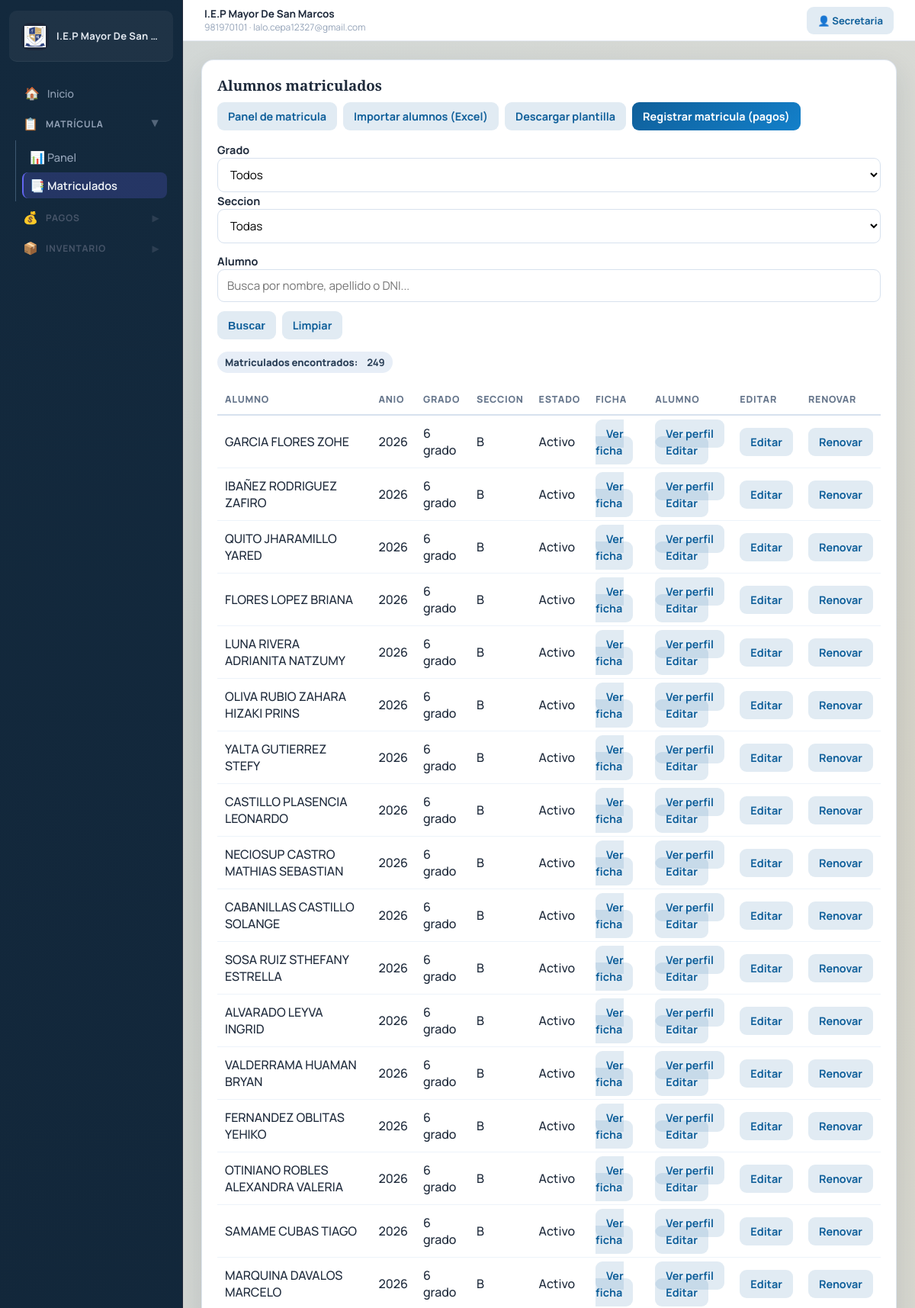
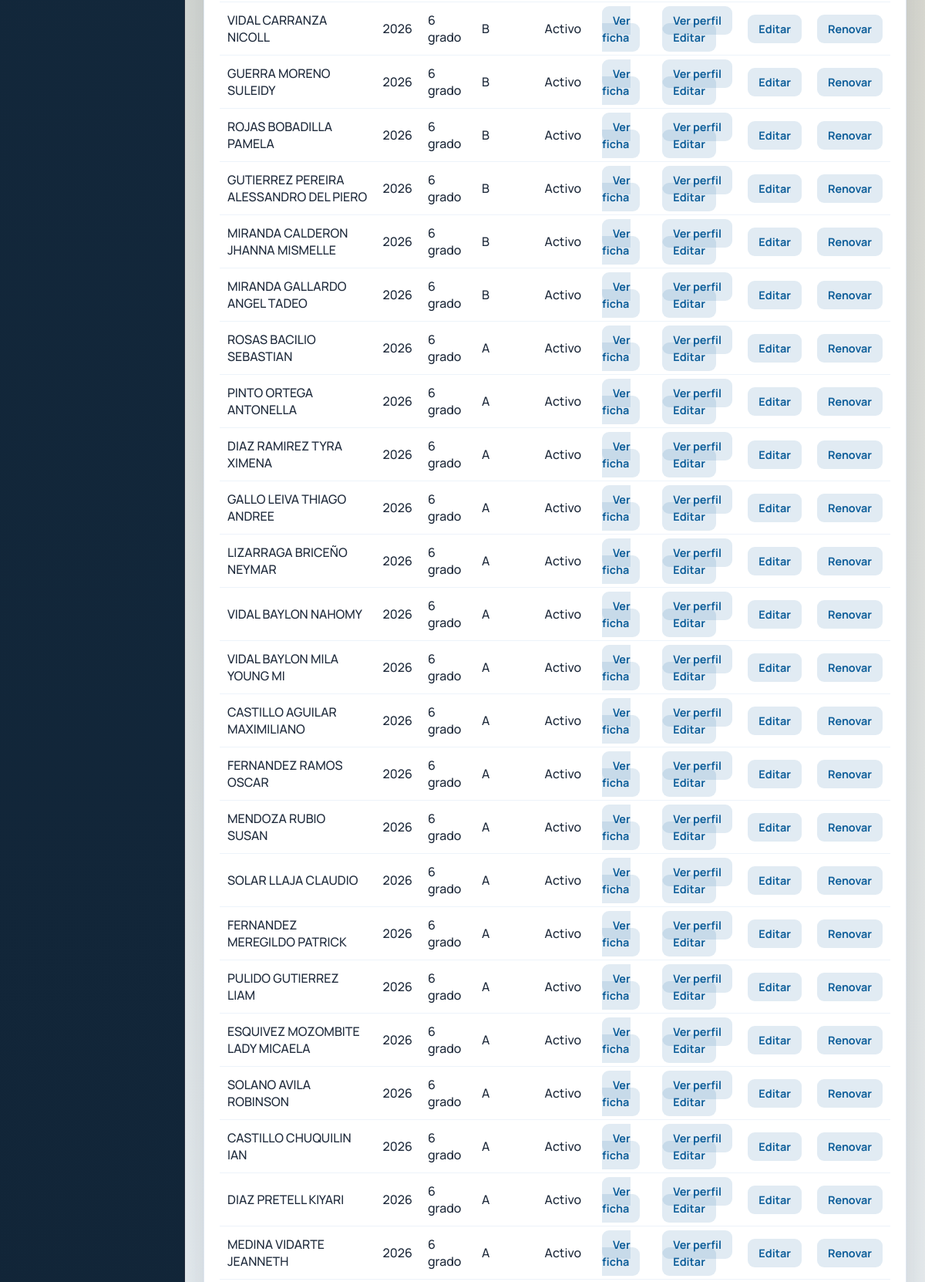
The page /enrollments/ (signed in, upper part) on the database its author committed (2 pictures, top to bottom).
### schools/models.py (models this page shows, shortened)
class School(models.Model):
    name = models.CharField(max_length=255)
    logo = models.FileField(upload_to='school_logos/', blank=True, null=True)
    address = models.TextField()
    phone = models.CharField(max_length=20)
    email = models.EmailField()
    ruc = models.CharField(max_length=11, blank=True, null=True, verbose_name="RUC")
    pension_price = models.DecimalField(max_digits=10, decimal_places=2, default=200.00, verbose_name="Costo de Pension")
    enrollment_price = models.DecimalField(max_digits=10, decimal_places=2, default=300.00, verbose_name="Costo de Matricula")
    supplies_price = models.DecimalField(max_digits=10, decimal_places=2, default=50.00, verbose_name="Costo de Material Escolar")
    created_at = models.DateTimeField(auto_now_add=True)

### accounts/models.py (models this page shows, shortened)
class User(AbstractUser):
    ROLE_CHOICES = (
        ('admin', 'Administrador'),
        ('director', 'Director'),
        ('teacher', 'Docente'),
        ('secretary', 'Secretaria'),
        ('parent', 'Padre'),
    )
    role = models.CharField(max_length=20, choices=ROLE_CHOICES)
    phone = models.CharField(max_length=15, blank=True, null=True)
    profile_picture = models.ImageField(upload_to='profile_pics/', blank=True, null=True, verbose_name='Foto de Perfil')
    teaching_grade = models.ForeignKey(
        'academic.Grade',
        on_delete=models.SET_NULL,
        blank=True,
        null=True,
        related_name='teachers',
    )
    teaching_section = models.ForeignKey(
        'academic.Section',
        on_delete=models.SET_NULL,
        blank=True,
        null=True,
        related_name='teachers_by_section',
    )
    is_polyteacher = models.BooleanField(default=False, verbose_name='Es polidocente')
    poly_course = models.ForeignKey(
        'academic.Course',
        on_delete=models.SET_NULL,
        blank=True,
        null=True,
        related_name='poly_teachers_assigned',
        verbose_name='Curso de polidocencia',
    )
    teaching_courses = models.ManyToManyField(
        'academic.Course',
        blank=True,
        related_name='poly_teachers',
        verbose_name='Cursos que ensena (polidocente) - MULTIPLES',
    )
    teaching_grades = models.ManyToManyField(
        'academic.Grade',
        blank=True,
        related_name='poly_teachers_grades',
        verbose_name='Grados que ensena (polidocente)',
    )
    teaching_sections = models.ManyToManyField(
        'academic.Section',
        blank=True,
        related_name='poly_teachers_sections',
        verbose_name='Secciones que ensena (polidocente)',
    )

### enrollment/models.py (models this page shows, shortened)
class Enrollment(models.Model):
    STATUS = (
        ('active', 'Activo'),
        ('retired', 'Retirado'),
        ('transferred', 'Trasladado'),
        ('finished', 'Finalizado'),
    )
    student = models.ForeignKey(Student, on_delete=models.CASCADE)
    academic_year = models.ForeignKey(AcademicYear, on_delete=models.CASCADE)
    section = models.ForeignKey(Section, on_delete=models.CASCADE)
    status = models.CharField(max_length=20, choices=STATUS, default='active')
    enrolled_at = models.DateTimeField(auto_now_add=True)

### students/models.py (models this page shows)
class Student(models.Model):
    dni = models.CharField(max_length=8, unique=True)
    first_name = models.CharField(max_length=150)
    last_name = models.CharField(max_length=150)
    birth_date = models.DateField(null=True, blank=True)
    address = models.TextField(blank=True, default='')
    parent_name = models.CharField(max_length=150, blank=True, default='')
    parent_phone = models.CharField(max_length=15, blank=True, default='')
    father_name = models.CharField(max_length=150, blank=True, default='')
    mother_name = models.CharField(max_length=150, blank=True, default='')
    father_phone = models.CharField(max_length=15, blank=True, default='')
    mother_phone = models.CharField(max_length=15, blank=True, default='')
    def __str__(self):
        return f"{self.first_name} {self.last_name}"

### academic/models.py (models this page shows, shortened)
class AcademicYear(models.Model):
    school = models.ForeignKey(School, on_delete=models.CASCADE)
    year = models.IntegerField()
    is_active = models.BooleanField(default=True)

class Section(models.Model):
    name = models.CharField(max_length=10)
    grade = models.ForeignKey(Grade, on_delete=models.CASCADE)
    tutor_teacher = models.ForeignKey(
        'accounts.User',
        on_delete=models.SET_NULL,
        blank=True,
        null=True,
        related_name='tutor_sections',
        limit_choices_to={'role': 'teacher'},
        verbose_name='Tutora de aula',
    )
    class Meta:
        ordering = ('grade__name', 'name')
        unique_together = ('grade', 'name')

class Grade(models.Model):
    name = models.CharField(max_length=50)
    class Meta:
        ordering = ('name',)
    def __str__(self):
        return self.name

### enrollment/views.py (the view)
# urls.py: path('', enrollment_list, name='enrollment_list'),
@role_required('admin', 'director', 'secretary')
def enrollment_list(request):
    enrollments = Enrollment.objects.select_related(
        'student',
        'section__grade',
        'academic_year'
    )
    q = (request.GET.get('q') or '').strip()
    grade_id = request.GET.get('grade')
    section_id = request.GET.get('section')
    if grade_id and str(grade_id).isdigit():
        enrollments = enrollments.filter(section__grade_id=int(grade_id))
    if section_id and str(section_id).isdigit():
        enrollments = enrollments.filter(section_id=int(section_id))
    if q:
        enrollments = enrollments.filter(
            Q(student__first_name__icontains=q)
            | Q(student__last_name__icontains=q)
            | Q(student__dni__icontains=q)
        )
    enrollments = enrollments.order_by('-enrolled_at')
    filtered_total = enrollments.count()
    grades = Grade.objects.all().order_by('name')
    sections = Section.objects.select_related('grade').order_by('grade__name', 'name')
    if grade_id and str(grade_id).isdigit():
        sections = sections.filter(grade_id=int(grade_id))
    return render(request, 'enrollment/enrollment_list.html', {
        'enrollments': enrollments,
        'grades': grades,
        'sections': sections,
        'selected_grade': int(grade_id) if grade_id and str(grade_id).isdigit() else None,
        'selected_section': int(section_id) if section_id and str(section_id).isdigit() else None,
        'q': q,
        'filtered_total': filtered_total,
    })

### enrollment/templates/enrollment/enrollment_list.html (shortened to what this page needs)
{% extends 'base.html' %}
{% block content %}
<section class="card">
    <div class="section-head">
        <h1>Alumnos matriculados</h1>
        <div class="action-row">
            <a href="{% url 'enrollment_dashboard' %}" class="btn btn-subtle">Panel de matricula</a>
            <a href="{% url 'enrollment_import_students' %}" class="btn btn-subtle">Importar alumnos (Excel)</a>
            <a href="{% url 'enrollment_import_template' %}" class="btn btn-subtle">Descargar plantilla</a>
            <a href="{% url 'payment_create' %}" class="btn btn-primary">Registrar matricula (pagos)</a>
        </div>
    </div>
    <form method="get" class="form-grid" style="margin-bottom: 16px;">
        <div class="grid-2">
            <div class="field">
                <label>Grado</label>
                <select name="grade">
                    <option value="">Todos</option>
                </select>
            </div>
            <div class="field">
                <label>Seccion</label>
                <select name="section">
                    <option value="">Todas</option>
                </select>
            </div>
        </div>
        <div class="grid-2">
            <div class="field">
                <label>Alumno</label>
                <input type="text" name="q" placeholder="Busca por nombre, apellido o DNI..." value="{{ q|default:'' }}">
            </div>
        </div>
        <div class="action-row">
            <button type="submit" class="btn btn-subtle">Buscar</button>
            <a href="{% url 'enrollment_list' %}" class="btn btn-subtle">Limpiar</a>
        </div>
    </form>
    <div class="action-row" style="margin-bottom: 14px; align-items: center;">
        <span class="status-pill">
            Matriculados encontrados: <strong style="margin-left: 6px;">{{ filtered_total }}</strong>
        </span>
    </div>
    <div class="table-wrap">
        <table>
            <thead>
                <tr>
                    <th>Alumno</th>
                    <th>Anio</th>
                    <th>Grado</th>
                    <th>Seccion</th>
                    <th>Estado</th>
                    <th>Ficha</th>
                    <th>Alumno</th>
                    <th>Editar</th>
                    <th>Renovar</th>
                </tr>
            </thead>
            <tbody>
                {% for e in enrollments %}
                    <tr>
                        <td>{{ e.student }}</td>
                        <td>{{ e.academic_year.year }}</td>
                        <td>{{ e.section.grade }}</td>
                        <td>{{ e.section.name }}</td>
                        <td>{{ e.get_status_display }}</td>
                        <td>
                            <a href="{% url 'enrollment_detail' e.id %}" class="btn btn-subtle">Ver ficha</a>
                        </td>
                        <td>
                            <a href="{% url 'student_profile' e.student.id %}" class="btn btn-subtle">Ver perfil</a>
                            <a href="{% url 'student_edit' e.student.id %}?next={{ request.get_full_path|urlencode }}" class="btn btn-subtle">Editar</a>
                        </td>
                        <td>
                            <a href="{% url 'enrollment_edit' e.id %}" class="btn btn-subtle">Editar</a>
                        </td>
                        <td>
                            <a href="{% url 'enrollment_renew' e.id %}" class="btn btn-subtle">Renovar</a>
                        </td>
                    </tr>
                {% empty %}
                    <tr>
                        <td colspan="{% if request.user.role != 'secretary' %}10{% else %}9{% endif %}">No hay matriculas registradas.</td>
                    </tr>
                {% endfor %}
            </tbody>
        </table>
    </div>
</section>
{% endblock %}

### accounts/templates/base.html (shortened to what this page needs)
{% load static %}
<!DOCTYPE html>
<html lang="es">
<head>
    <link rel="stylesheet" href="{% static 'accounts/site.css' %}?v=20260222-6">
</head>
<body data-url-name="{{ request.resolver_match.url_name }}">
    {% if request.user.is_authenticated %}
    <div class="app-shell">
        <aside class="sidebar" id="sidebar">
            <a class="brand" href="{% url 'dashboard' %}">
                <span class="brand-media">
                    {% if system_school and system_school.logo %}
                        <img class="brand-logo" src="{{ system_school.logo.url }}" alt="Logo">
                    {% else %}
                        <span class="brand-mark">GE</span>
                    {% endif %}
                </span>
                <span class="brand-text">{{ system_school.name|default:"Gestión Escolar" }}</span>
            </a>
            <nav class="side-menu">
                {% if request.user.role == 'teacher' and not request.user.is_superuser %}
                    <a href="{% url 'teacher_dashboard' %}" {% if request.resolver_match.url_name == 'teacher_dashboard' %}class="active"{% endif %}>
                        <span class="nav-icon">🏠</span> Inicio
                    </a>
                {% elif request.user.role == 'secretary' and not request.user.is_superuser %}
                    <a href="{% url 'secretary_dashboard' %}" {% if request.resolver_match.url_name == 'secretary_dashboard' %}class="active"{% endif %}>
                        <span class="nav-icon">🏠</span> Inicio
                    </a>
                {% else %}
                    <a href="{% url 'dashboard' %}" {% if request.resolver_match.url_name == 'dashboard' %}class="active"{% endif %}>
                        <span class="nav-icon">🏠</span> Inicio
                    </a>
                {% endif %}
                {% if request.user.role == 'admin' or request.user.role == 'director' or request.user.role == 'secretary' or request.user.is_superuser %}
                <details class="menu-group" data-urls="enrollment_dashboard enrollment_list enrollment_detail enrollment_renew enrollment_history">
                    <summary>
                        <span class="nav-icon">📋</span> Matrícula
                        <span class="chevron">▶</span>
                    </summary>
                    <div class="menu-links">
                        <a href="{% url 'enrollment_dashboard' %}" {% if request.resolver_match.url_name == 'enrollment_dashboard' %}class="active"{% endif %}>
                            <span class="nav-icon">📊</span> Panel
                        </a>
                        <a href="{% url 'enrollment_list' %}" {% if request.resolver_match.url_name == 'enrollment_list' %}class="active"{% endif %}>
                            <span class="nav-icon">📑</span> Matriculados
                        </a>
                    </div>
                </details>
                {% endif %}
                {% if request.user.role == 'admin' or request.user.role == 'director' or request.user.role == 'secretary' or request.user.role == 'parent' or request.user.is_superuser %}
                <details class="menu-group" data-urls="account_status payment_history finance_dashboard payment_create debtors_report monthly_report cash_report secretary_dashboard">
                    <summary>
                        <span class="nav-icon">💰</span> Pagos
                        <span class="chevron">▶</span>
                    </summary>
                </details>
                {% endif %}
                {% if request.user.role == 'admin' or request.user.role == 'director' or request.user.role == 'secretary' or request.user.is_superuser %}
                <details class="menu-group" data-urls="inventory_list product_create product_edit stock_adjust inventory_sale movement_history movement_history_product">
                    <summary>
                        <span class="nav-icon">📦</span> Inventario
                        <span class="chevron">▶</span>
                    </summary>
                </details>
                {% endif %}
            </nav>
        </aside>
        <section class="workspace">
            <header class="topbar">
                {% if system_school %}
                    <div class="school-meta">
                        <strong>{{ system_school.name }}</strong>
                        <span>{{ system_school.phone }}{% if system_school.email %} · {{ system_school.email }}{% endif %}</span>
                    </div>
                {% else %}
                    <div></div>
                {% endif %}
                <a href="{% url 'user_profile' %}" class="btn btn-subtle" style="font-size:0.82rem;">
                    👤 {{ request.user.username }}
                </a>
            </header>
    {% endif %}
            <main class="container{% if not request.user.is_authenticated %} container-auth{% endif %}">
                {% block content %}{% endblock %}
            </main>
    {% if request.user.is_authenticated %}
        </section>
    </div>
    {% endif %}
</body>
</html>

### rows shown on the page
School: logo (picture), name "I.E.P Mayor De San…", name "I.E.P Mayor De San Marcos", phone "981970101", email "lalo.cepa12327@gmail.com"
User: user.username "Secretaria"
Enrollment: student "GARCIA FLORES ZOHE", academic_year.year "2026", section.grade "6 grado", section.name "B", status "Activo"
Enrollment: student "IBAÑEZ RODRIGUEZ ZAFIRO", academic_year.year "2026", section.grade "6 grado", section.name "B", status "Activo"
Enrollment: student "QUITO JHARAMILLO YARED", academic_year.year "2026", section.grade "6 grado", section.name "B", status "Activo"
Enrollment: student "FLORES LOPEZ BRIANA", academic_year.year "2026", section.grade "6 grado", section.name "B", status "Activo"
Enrollment: student "LUNA RIVERA ADRIANITA NATZUMY", academic_year.year "2026", section.grade "6 grado", section.name "B", status "Activo"
Enrollment: student "OLIVA RUBIO ZAHARA HIZAKI PRINS", academic_year.year "2026", section.grade "6 grado", section.name "B", status "Activo"
Enrollment: student "YALTA GUTIERREZ STEFY", academic_year.year "2026", section.grade "6 grado", section.name "B", status "Activo"
Enrollment: student "CASTILLO PLASENCIA LEONARDO", academic_year.year "2026", section.grade "6 grado", section.name "B", status "Activo"
Enrollment: student "NECIOSUP CASTRO MATHIAS SEBASTIAN", academic_year.year "2026", section.grade "6 grado", section.name "B", status "Activo"
Enrollment: student "CABANILLAS CASTILLO SOLANGE", academic_year.year "2026", section.grade "6 grado", section.name "B", status "Activo"
Enrollment: student "SOSA RUIZ STHEFANY ESTRELLA", academic_year.year "2026", section.grade "6 grado", section.name "B", status "Activo"
Enrollment: student "ALVARADO LEYVA INGRID", academic_year.year "2026", section.grade "6 grado", section.name "B", status "Activo"
Enrollment: student "VALDERRAMA HUAMAN BRYAN", academic_year.year "2026", section.grade "6 grado", section.name "B", status "Activo"
Enrollment: student "FERNANDEZ OBLITAS YEHIKO", academic_year.year "2026", section.grade "6 grado", section.name "B", status "Activo"
Enrollment: student "OTINIANO ROBLES ALEXANDRA VALERIA", academic_year.year "2026", section.grade "6 grado", section.name "B", status "Activo"
Enrollment: student "SAMAME CUBAS TIAGO", academic_year.year "2026", section.grade "6 grado", section.name "B", status "Activo"
Enrollment: student "MARQUINA DAVALOS MARCELO", academic_year.year "2026", section.grade "6 grado", section.name "B", status "Activo"
Enrollment: student "VIDAL CARRANZA NICOLL", academic_year.year "2026", section.grade "6 grado", section.name "B", status "Activo"
Enrollment: student "GUERRA MORENO SULEIDY", academic_year.year "2026", section.grade "6 grado", section.name "B", status "Activo"
Enrollment: student "ROJAS BOBADILLA PAMELA", academic_year.year "2026", section.grade "6 grado", section.name "B", status "Activo"
Enrollment: student "GUTIERREZ PEREIRA ALESSANDRO DEL PIERO", academic_year.year "2026", section.grade "6 grado", section.name "B", status "Activo"
Enrollment: student "MIRANDA CALDERON JHANNA MISMELLE", academic_year.year "2026", section.grade "6 grado", section.name "B", status "Activo"
Enrollment: student "MIRANDA GALLARDO ANGEL TADEO", academic_year.year "2026", section.grade "6 grado", section.name "B", status "Activo"
Enrollment: student "ROSAS BACILIO SEBASTIAN", academic_year.year "2026", section.grade "6 grado", section.name "A", status "Activo"
Enrollment: student "PINTO ORTEGA ANTONELLA", academic_year.year "2026", section.grade "6 grado", section.name "A", status "Activo"
Enrollment: student "DIAZ RAMIREZ TYRA XIMENA", academic_year.year "2026", section.grade "6 grado", section.name "A", status "Activo"
Enrollment: student "GALLO LEIVA THIAGO ANDREE", academic_year.year "2026", section.grade "6 grado", section.name "A", status "Activo"
Enrollment: student "LIZARRAGA BRICEÑO NEYMAR", academic_year.year "2026", section.grade "6 grado", section.name "A", status "Activo"
Enrollment: student "VIDAL BAYLON NAHOMY", academic_year.year "2026", section.grade "6 grado", section.name "A", status "Activo"
Enrollment: student "VIDAL BAYLON MILA YOUNG MI", academic_year.year "2026", section.grade "6 grado", section.name "A", status "Activo"
Enrollment: student "CASTILLO AGUILAR MAXIMILIANO", academic_year.year "2026", section.grade "6 grado", section.name "A", status "Activo"
Enrollment: student "FERNANDEZ RAMOS OSCAR", academic_year.year "2026", section.grade "6 grado", section.name "A", status "Activo"
Enrollment: student "MENDOZA RUBIO SUSAN", academic_year.year "2026", section.grade "6 grado", section.name "A", status "Activo"
Enrollment: student "SOLAR LLAJA CLAUDIO", academic_year.year "2026", section.grade "6 grado", section.name "A", status "Activo"
Enrollment: student "FERNANDEZ MEREGILDO PATRICK", academic_year.year "2026", section.grade "6 grado", section.name "A", status "Activo"
Enrollment: student "PULIDO GUTIERREZ LIAM", academic_year.year "2026", section.grade "6 grado", section.name "A", status "Activo"
Enrollment: student "ESQUIVEZ MOZOMBITE LADY MICAELA", academic_year.year "2026", section.grade "6 grado", section.name "A", status "Activo"
Enrollment: student "SOLANO AVILA ROBINSON", academic_year.year "2026", section.grade "6 grado", section.name "A", status "Activo"
Enrollment: student "CASTILLO CHUQUILIN IAN", academic_year.year "2026", section.grade "6 grado", section.name "A", status "Activo"
Enrollment: student "DIAZ PRETELL KIYARI", academic_year.year "2026", section.grade "6 grado", section.name "A", status "Activo"
Enrollment: student "MEDINA VIDARTE JEANNETH", academic_year.year "2026", section.grade "6 grado", section.name "A", status "Activo"

### other values the page prints
{{ filtered_total }} "249"
